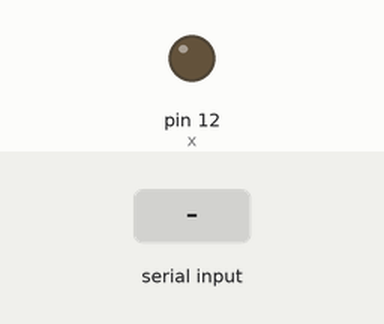
Bench run of a sketch on a simulated Arduino Uno, built with avr-gcc and run on an emulated ATmega328P. Shown: output pins drawn as LEDs (lit = HIGH). Inputs (shaded band) come from the test bench.

Above: at 1.2 s.
1.3 s: "n" received over the second serial link
At 1.6 s:
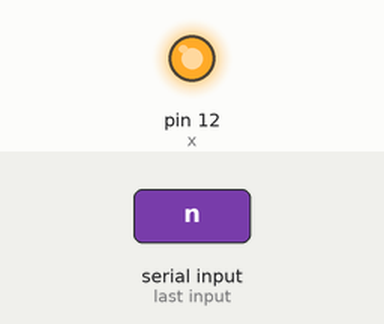
2.8 s: "1" received over the second serial link
At 3.9 s:
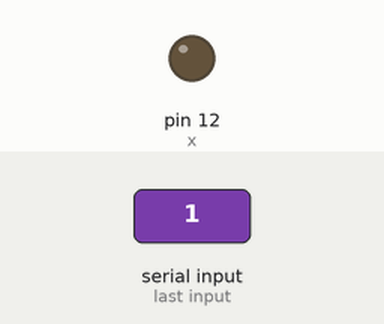
Timing chart, 0 to 5.8 s (numbered marks = the images above; inputs shaded):
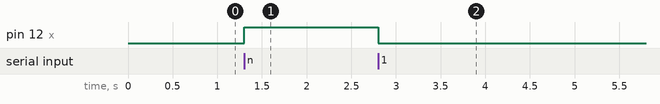

The sketch:

sketch_mar08b.ino
```cpp
#include <SoftwareSerial.h>
SoftwareSerial myserial (5,6); // bluetooth : Tx = 5 , Rx = 6
int x=12 ; // LED

void setup() {
  myserial.begin (9600) ; // speed
  pinMode (x,OUTPUT) ;

}

void loop() {
  if (myserial.available() )
  {
    if (myserial.read () == 'n' ) // when we enter n on the phone the LED will turn on
    {
      digitalWrite (x,HIGH);
      }
      else {
        digitalWrite (x,LOW);
        }
    }

}
```

Measured:
- after the input at 1.3 s, pin 12 (x): LOW → HIGH at once
- after the input at 2.8 s, pin 12 (x): HIGH → LOW at once
